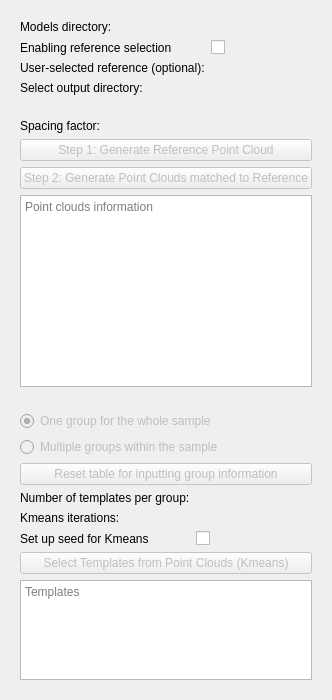
     <widget class="QWidget" name="templatesTab">
      <attribute name="title">
       <string>Templates Selection</string>
      </attribute>
      <layout class="QVBoxLayout" name="templateSelectionLayout">
       <item>
        <widget class="ctkCollapsibleButton" name="templatesSetupWidget" native="true">
         <property name="text" stdset="0">
          <string>Templates selection setup</string>
         </property>
         <property name="collapsed" stdset="0">
          <bool>false</bool>
         </property>
         <layout class="QFormLayout" name="templatesSetupWidgetLayout">
          <item row="0" column="0">
           <widget class="QLabel" name="modelsMultiSelectorLabel">
            <property name="text">
             <string>Models directory:</string>
            </property>
           </widget>
          </item>
          <item row="0" column="1">
           <widget class="ctkPathLineEdit" name="modelsMultiSelector" native="true">
            <property name="toolTip">
             <string>Select directory containing models for template selection</string>
            </property>
            <property name="filters">
             <set>ctkPathLineEdit::Dirs</set>
            </property>
           </widget>
          </item>
          <item row="1" column="0">
           <widget class="QLabel" name="selectRefCheckBoxLabel">
            <property name="text">
             <string>Enabling reference selection</string>
            </property>
           </widget>
          </item>
          <item row="1" column="1">
           <widget class="QCheckBox" name="selectRefCheckBox">
            <property name="toolTip">
             <string>Check to enable selecting a model as the reference. Unchecked = default</string>
            </property>
           </widget>
          </item>
          <item row="2" column="0">
           <widget class="QLabel" name="referenceSelectorLabel">
            <property name="text">
             <string>User-selected reference (optional):</string>
            </property>
           </widget>
          </item>
          <item row="2" column="1">
           <widget class="ctkPathLineEdit" name="referenceSelector" native="true">
            <property name="toolTip">
             <string>The default reference model for downsampling point clouds with matching points will be the first specimen. Users can also manually select a reference model here </string>
            </property>
            <property name="filters">
             <set>ctkPathLineEdit::Files</set>
            </property>
            <property name="nameFilters">
             <stringlist>
              <string>*.ply</string>
              <string>*.obj</string>
              <string>*.stl</string>
              <string>*.vtk</string>
             </stringlist>
            </property>
           </widget>
          </item>
          <item row="3" column="0">
           <widget class="QLabel" name="kmeansOutputSelectorLabel">
            <property name="text">
             <string>Select output directory:</string>
            </property>
           </widget>
          </item>
          <item row="3" column="1">
           <widget class="ctkPathLineEdit" name="kmeansOutputSelector" native="true">
            <property name="toolTip">
             <string>Specify the output directory for the kmeans multi-template selection output</string>
            </property>
            <property name="filters">
             <set>ctkPathLineEdit::Dirs</set>
            </property>
           </widget>
          </item>
         </layout>
        </widget>
       </item>
       <item>
        <widget class="ctkCollapsibleButton" name="downMatchingPCDWidget" native="true">
         <property name="text" stdset="0">
          <string>Point Cloud Generation</string>
         </property>
         <property name="collapsed" stdset="0">
          <bool>false</bool>
         </property>
         <layout class="QFormLayout" name="downMatchingPCDWidgetLayout">
          <item row="0" column="0">
           <widget class="QLabel" name="spacingFactorLabel">
            <property name="text">
             <string>Spacing factor:</string>
            </property>
           </widget>
          </item>
          <item row="0" column="1">
           <widget class="ctkSliderWidget" name="spacingFactorSlider" native="true">
            <property name="toolTip">
             <string>Setting up spacing factor for downsampling the original pointclouds. Moving right (decreasing spacing factor) will result in sparser point clouds. Moving left (increasing spacing factor) will result in denser point clouds.</string>
            </property>
            <property name="decimals" stdset="0">
             <number>3</number>
            </property>
            <property name="singleStep" stdset="0">
             <double>0.001000000000000</double>
            </property>
            <property name="maximum" stdset="0">
             <double>0.100000000000000</double>
            </property>
            <property name="value" stdset="0">
             <double>0.040000000000000</double>
            </property>
           </widget>
          </item>
          <item row="1" column="0" colspan="2">
           <widget class="QPushButton" name="downReferenceButton">
            <property name="enabled">
             <bool>false</bool>
            </property>
            <property name="toolTip">
             <string>Generate downsampled reference point clouds for downsampling all point clouds with matching points</string>
            </property>
            <property name="text">
             <string>Step 1: Generate Reference Point Cloud</string>
            </property>
           </widget>
          </item>
          <item row="2" column="0" colspan="2">
           <widget class="QPushButton" name="matchingPointsButton">
            <property name="enabled">
             <bool>false</bool>
            </property>
            <property name="toolTip">
             <string>Generating point clouds from all models based on matching points to the reference point cloud</string>
            </property>
            <property name="text">
             <string>Step 2: Generate Point Clouds matched to Reference</string>
            </property>
           </widget>
          </item>
          <item row="3" column="0" colspan="2">
           <widget class="QPlainTextEdit" name="subsampleInfo2">
            <property name="sizePolicy">
             <sizepolicy hsizetype="Preferred" vsizetype="MinimumExpanding">
              <horstretch>0</horstretch>
              <verstretch>0</verstretch>
             </sizepolicy>
            </property>
            <property name="readOnly">
             <bool>true</bool>
            </property>
            <property name="placeholderText">
             <string>Point clouds information</string>
            </property>
           </widget>
          </item>
         </layout>
        </widget>
       </item>
       <item>
        <widget class="ctkCollapsibleButton" name="templatesSelectionWidget" native="true">
         <property name="text" stdset="0">
          <string>Multi-templates selection</string>
         </property>
         <property name="collapsed" stdset="0">
          <bool>false</bool>
         </property>
         <layout class="QFormLayout" name="templatesSelectionWidgetLayout">
          <item row="0" column="0" colspan="2">
           <widget class="QRadioButton" name="noGroupInput">
            <property name="enabled">
             <bool>false</bool>
            </property>
            <property name="toolTip">
             <string>Select one or more groups within the sample. </string>
            </property>
            <property name="text">
             <string>One group for the whole sample</string>
            </property>
            <property name="checked">
             <bool>true</bool>
            </property>
           </widget>
          </item>
          <item row="1" column="0" colspan="2">
           <widget class="QRadioButton" name="multiGroupInput">
            <property name="enabled">
             <bool>false</bool>
            </property>
            <property name="toolTip">
             <string>Select one or more groups within the sample. If multiple, display table node to inputting group information</string>
            </property>
            <property name="text">
             <string>Multiple groups within the sample</string>
            </property>
           </widget>
          </item>
          <item row="2" column="0" colspan="2">
           <widget class="QPushButton" name="resetTableButton">
            <property name="enabled">
             <bool>false</bool>
            </property>
            <property name="toolTip">
             <string>Reset the table for inputting group information</string>
            </property>
            <property name="text">
             <string>Reset table for inputting group information</string>
            </property>
           </widget>
          </item>
          <item row="3" column="0">
           <widget class="QLabel" name="templatesNumberLabel">
            <property name="text">
             <string>Number of templates per group:</string>
            </property>
           </widget>
          </item>
          <item row="3" column="1">
           <widget class="ctkDoubleSpinBox" name="templatesNumber" native="true">
            <property name="toolTip">
             <string>Input desired number of templates</string>
            </property>
            <property name="decimals" stdset="0">
             <number>0</number>
            </property>
            <property name="maximum" stdset="0">
             <double>100.000000000000000</double>
            </property>
            <property name="value" stdset="0">
             <double>3.000000000000000</double>
            </property>
           </widget>
          </item>
          <item row="4" column="0">
           <widget class="QLabel" name="kmeansIterationsLabel">
            <property name="text">
             <string>Kmeans iterations:</string>
            </property>
           </widget>
          </item>
          <item row="4" column="1">
           <widget class="ctkDoubleSpinBox" name="kmeansIterations" native="true">
            <property name="decimals" stdset="0">
             <number>0</number>
            </property>
            <property name="maximum" stdset="0">
             <double>10000000.000000000000000</double>
            </property>
            <property name="value" stdset="0">
             <double>10000.000000000000000</double>
            </property>
           </widget>
          </item>
          <item row="5" column="0">
           <widget class="QLabel" name="setSeedCheckBoxLabel">
            <property name="text">
             <string>Set up seed for Kmeans</string>
            </property>
           </widget>
          </item>
          <item row="5" column="1">
           <widget class="QCheckBox" name="setSeedCheckBox">
            <property name="toolTip">
             <string>Set up seed for Kmeans for reproducible results. For running other Slicer modules, please start a new session</string>
            </property>
           </widget>
          </item>
          <item row="6" column="0" colspan="2">
           <widget class="QPushButton" name="kmeansTemplatesButton">
            <property name="enabled">
             <bool>false</bool>
            </property>
            <property name="toolTip">
             <string>Execute GPA, then using PC scores for kmeans in order to get templates</string>
            </property>
            <property name="text">
             <string>Select Templates from Point Clouds (Kmeans)</string>
            </property>
           </widget>
          </item>
          <item row="7" column="0" colspan="2">
           <widget class="QPlainTextEdit" name="templatesInfo">
            <property name="sizePolicy">
             <sizepolicy hsizetype="Preferred" vsizetype="MinimumExpanding">
              <horstretch>0</horstretch>
              <verstretch>0</verstretch>
             </sizepolicy>
            </property>
            <property name="maximumSize">
             <size>
              <width>16777215</width>
              <height>100</height>
             </size>
            </property>
            <property name="readOnly">
             <bool>true</bool>
            </property>
            <property name="placeholderText">
             <string>Templates</string>
            </property>
           </widget>
          </item>
         </layout>
        </widget>
       </item>
      </layout>
     </widget>
